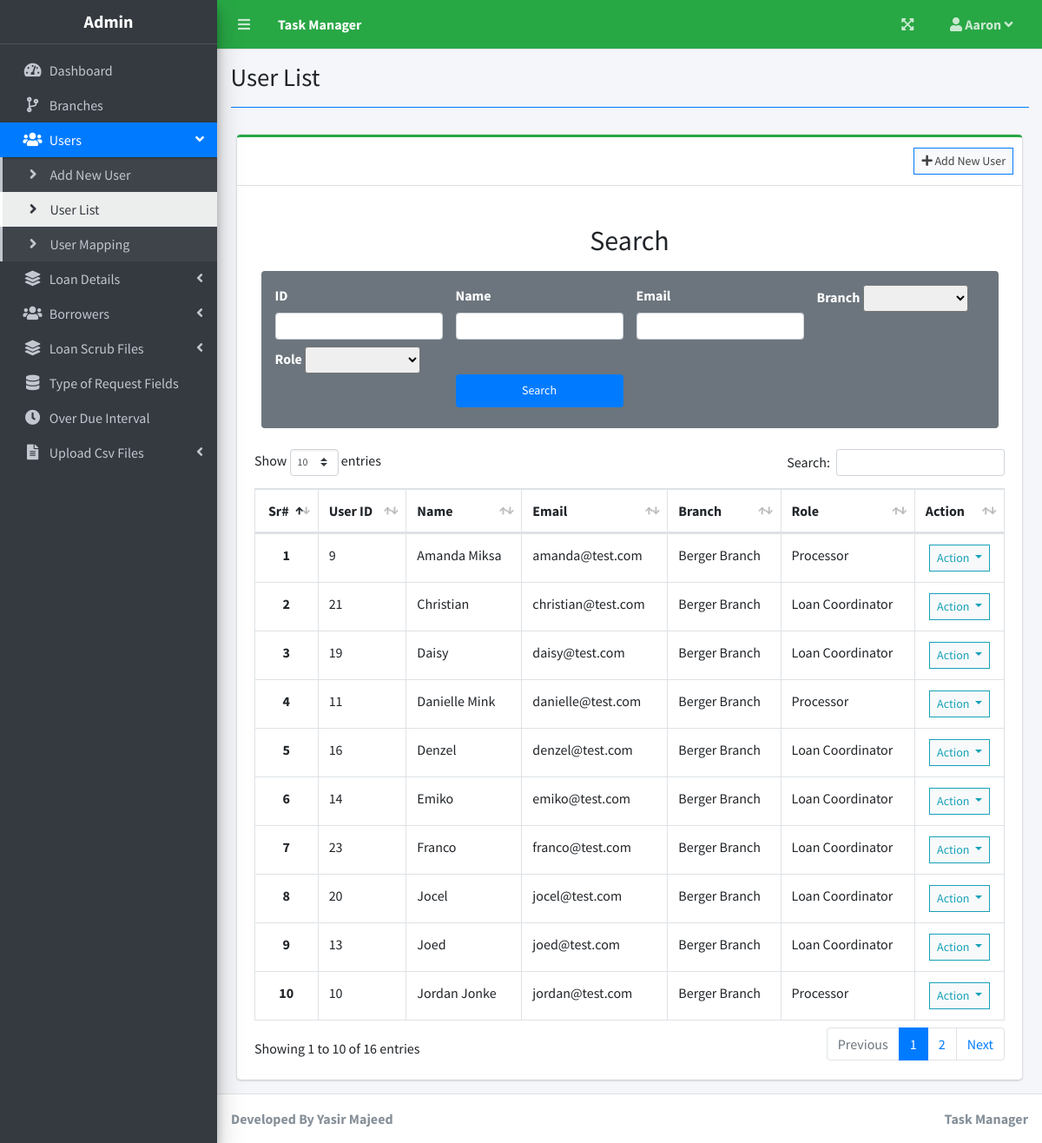
The page /index.php?page=user_list (signed in) on the database its author committed.
### tables this page shows
CREATE TABLE `users` (
  `id` int(30) NOT NULL,
  `firstname` varchar(200) NOT NULL,
  `lastname` varchar(200) NOT NULL,
  `email` varchar(200) NOT NULL,
  `password` text NOT NULL,
  `branch` varchar(255) NOT NULL,
  `type` tinyint(1) NOT NULL DEFAULT 2 COMMENT '1 = admin, \r\n2 = processor,\r\n3 = coordinator\r\n',
  `avatar` text NOT NULL DEFAULT 'no-image-available.png',
  `date_created` datetime NOT NULL DEFAULT current_timestamp(),
  `updated_at` timestamp NOT NULL DEFAULT current_timestamp() ON UPDATE current_timestamp()
);

CREATE TABLE `branch` (
  `id` int(11) NOT NULL,
  `branch` varchar(250) NOT NULL,
  `address` varchar(255) NOT NULL,
  `contact` varchar(255) NOT NULL,
  `created_at` timestamp NOT NULL DEFAULT current_timestamp(),
  `updated_at` timestamp NOT NULL DEFAULT current_timestamp() ON UPDATE current_timestamp()
);

### user_list.php (the view, shortened to what this page needs)
<?php include'db_connect.php' ?>
<div class="col-lg-12">
    <div class="card card-outline card-success">
        <div class="card-header">
            <div class="card-tools">
                <a class="btn btn-block btn-sm btn-default btn-flat border-primary" href="./index.php?page=new_user"><i
                        class="fa fa-plus"></i> Add New User</a>
            </div>
        </div>
        <div class="card-body">
            <div class="container my-4">
                <h2 class="text-center mb-3">Search</h2>
                <div class="rounded bg-secondary p-3">
                    <div class="row">
                        <div class="col-sm-3 mb-2">
                            <label for="field1" class="form-label">ID </label>
                            <input type="text" class="form-control form-control-sm" id="field1">
                        </div>
                        <div class="col-sm-3 mb-2">
                            <label for="field2" class="form-label">Name</label>
                            <input type="text" class="form-control form-control-sm" id="field2">
                        </div>
                        <div class="col-sm-3 mb-2">
                            <label for="field3" class="form-label">Email</label>
                            <input type="text" class="form-control form-control-sm" id="field3">
                        </div>
                        <div class="col-sm-3 mb-2">
                            <label for="field4" class="form-label">Branch</label>
                            <select name="branch" id="field4" class="form-control-sm select2">
                                <option></option>
                                <?php
              	$managers = $conn->query("SELECT * FROM branch ");
              	while($row= $managers->fetch_assoc()):
              	?>
                                <option value="<?php echo ucwords($row['branch']) ?>"
                                    >
                                    <?php echo ucwords($row['branch']) ?></option>
                                <?php endwhile; ?>
                            </select>
                        </div>
                    </div>
                    <div class="row">
                        <div class="col-sm-3 mb-2">
                            <label for="field5" class="form-label">Role</label>
                        <select name="type" id="field5" class="form-control-sm select2">
                            <option></option>
                            <option value="Processor">Processor</option>
                        </select>
                        </div>
                        <div class="col-sm-3 mb-2">
                            <label for="searchBtn" class="form-label">&nbsp;</label>
                            <button type="button" class="btn btn-primary btn-sm form-control"
                                id="searchBtn">Search</button>
                        </div>
                    </div>
                </div>
            </div>
            <table class="table tabe-hover table-bordered" id="list">
                <thead>
                    <tr>
                        <th class="text-center">Sr#</th>
                        <th>User ID</th>
                        <th>Name</th>
                        <th>Email</th>
                        <th>Branch</th>
                        <th>Role</th>
                        <th>Action</th>
                    </tr>
                </thead>
                <tbody>
                    <?php
					$i = 1;
					$type = array('',"Admin","Processor","Loan Coordinator");
					$qry = $conn->query("SELECT *,concat(firstname,' ',lastname) as name FROM users where type!=1 order by concat(firstname,' ',lastname) asc ") ;
					while($row= $qry->fetch_assoc()):
					?>
                    <tr>
                        <th class="text-center"><?php echo $i++ ?></th>
                        <td><?php echo $row['id'] ?></td>
                        <td><?php echo ucwords($row['name']) ?></td>
                        <td><?php echo $row['email'] ?></td>
                        <td><?php $qry1 = $conn->query('SELECT * FROM branch where id = "'.$row['branch'].'"');$row1= $qry1->fetch_assoc();echo $row1['branch'];?>
                        </td>
                        <td><?php echo $type[$row['type']] ?></td>
                        <td class="text-center">
                            <button type="button"
                                class="btn btn-default btn-sm btn-flat border-info wave-effect text-info dropdown-toggle"
                                data-toggle="dropdown" aria-expanded="true">
                                Action
                            </button>
                        </td>
                    </tr>
                    <?php endwhile; ?>
                </tbody>
            </table>
        </div>
    </div>
</div>

### index.php (shortened to what this page needs)
<!DOCTYPE html>
<html lang="en">
<?php
	include 'header.php'
?>
<body class="hold-transition sidebar-mini layout-fixed layout-navbar-fixed layout-footer-fixed">
<div class="wrapper">
  <?php include 'topbar.php' ?>
  <?php include 'sidebar.php' ?>
  <div class="content-wrapper">
    <div class="content-header">
      <div class="container-fluid">
        <div class="row mb-2">
          <div class="col-sm-6">
            <h1 class="m-0"><?php echo $title ?></h1>
          </div>
        </div>
            <hr class="border-primary">
      </div>
    </div>
    <section class="content">
      <div class="container-fluid">
         <?php
            $page = isset($_GET['page']) ? $_GET['page'] : 'home';
            if(!file_exists($page.".php")){
                include '404.html';
            }else{
            include $page.'.php';
            }
          ?>
      </div>
    </section>
  </div>
  <footer class="main-footer">
    <strong>Developed By Yasir Majeed</strong>
    <div class="float-right d-none d-sm-inline-block">
      <b><?php echo $_SESSION['system']['name'] ?></b>
    </div>
  </footer>
</div>
</body>
</html>

### header.php (shortened to what this page needs)
<head>
  <?php
  $title = isset($_GET['page']) ? ucwords(str_replace("_", ' ', $_GET['page'])) : "Home";
  ?>
  <link rel="stylesheet" href="assets/plugins/fontawesome-free/css/all.min.css">
  <link rel="stylesheet" href="assets/plugins/overlayScrollbars/css/OverlayScrollbars.min.css">
  <link rel="stylesheet" href="assets/plugins/datatables-bs4/css/dataTables.bootstrap4.min.css">
  <link rel="stylesheet" href="assets/plugins/datatables-responsive/css/responsive.bootstrap4.min.css">
  <link rel="stylesheet" href="assets/plugins/datatables-buttons/css/buttons.bootstrap4.min.css">
  <link rel="stylesheet" href="assets/plugins/select2/css/select2.min.css">
  <link rel="stylesheet" href="assets/plugins/select2-bootstrap4-theme/select2-bootstrap4.min.css">
  <link rel="stylesheet" href="assets/plugins/sweetalert2-theme-bootstrap-4/bootstrap-4.min.css">
  <link rel="stylesheet" href="assets/plugins/toastr/toastr.min.css">
  <link rel="stylesheet" href="assets/plugins/dropzone/min/dropzone.min.css">
  <link rel="stylesheet" href="assets/dist/css/jquery.datetimepicker.min.css">
  <link rel="stylesheet" href="assets/plugins/icheck-bootstrap/icheck-bootstrap.min.css">
  <link rel="stylesheet" href="assets/plugins/bootstrap4-toggle/css/bootstrap4-toggle.min.css">
  <link rel="stylesheet" href="assets/dist/css/adminlte.min.css">
  <link rel="stylesheet" href="assets/dist/css/styles.css">
  <link rel="stylesheet" href="assets/plugins/summernote/summernote-bs4.min.css">
</head>

### topbar.php (shortened to what this page needs)
<nav class="main-header navbar navbar-expand navbar-success navbar-dark ">
  <ul class="navbar-nav">
    <?php if(isset($_SESSION['login_id'])): ?>
    <li class="nav-item">
      <a class="nav-link" data-widget="pushmenu" href="" role="button"><i class="fas fa-bars"></i></a>
    </li>
  <?php endif; ?>
    <li class='mobile-responsive'>
      <a class="nav-link text-white"  href="./" role="button"> <large><b><?php echo $_SESSION['system']['name'] ?></b></large></a>
    </li>
  </ul>
  <ul class="navbar-nav ml-auto">
    <li class="nav-item">
      <a class="nav-link" data-widget="fullscreen" href="#" role="button">
        <i class="fas fa-expand-arrows-alt"></i>
      </a>
    </li>
   <li class="nav-item dropdown">
          <a class="nav-link"  data-toggle="dropdown" aria-expanded="true" href="javascript:void(0)">
            <span>
              <div class="d-felx badge-pill mobile-responsive">
                <span class="fa fa-user"></span>
                <span><b><?php echo ucwords($_SESSION['login_firstname']) ?></b></span>
                <span class="fa fa-angle-down"></span>
              </div>
            </span>
          </a>
    </li>
  </ul>
</nav>

### sidebar.php (shortened to what this page needs)
<aside class="main-sidebar sidebar-dark-primary elevation-4">
    <div class="dropdown">
        <a href="./" class="brand-link">
            <?php $user_type = array('',"Admin","Processing Manager","Processor","Loan Coordinator Manager","Loan Coordinator"); ?>
            <h5 class="text-center p-0 m-0"><b><?php echo $user_type[$_SESSION['login_type']]; ?></b></h5>
        </a>
    </div>
    <div class="sidebar pb-4 mb-4">
        <nav class="mt-2">
            <ul class="nav nav-pills nav-sidebar flex-column nav-flat" data-widget="treeview" role="menu"
                data-accordion="false">
                <li class="nav-item">
                    <a href="./" class="nav-link nav-home">
                        <i class="nav-icon fas fa-tachometer-alt"></i>
                        <p>
                            Dashboard
                        </p>
                    </a>
                </li>
                <li class="nav-item">
                    <a href="./index.php?page=branch_list" class="nav-link nav-branch_list">
                        <i class="fas fa-code-branch nav-icon"></i>
                        <p>Branches</p>
                    </a>
                </li>
                <li class="nav-item">
                    <a href="#" class="nav-link nav-edit_user">
                        <i class="nav-icon fas fa-users"></i>
                        <p>
                            Users
                            <i class="right fas fa-angle-left"></i>
                        </p>
                    </a>
                    <ul class="nav nav-treeview">
                        <li class="nav-item">
                            <a href="./index.php?page=new_user" class="nav-link nav-new_user tree-item">
                                <i class="fas fa-angle-right nav-icon"></i>
                                <p>Add New User</p>
                            </a>
                        </li>
                        <li class="nav-item">
                            <a href="./index.php?page=user_list" class="nav-link nav-user_list tree-item">
                                <i class="fas fa-angle-right nav-icon"></i>
                                <p>User List</p>
                            </a>
                        </li>
                        <li class="nav-item">
                            <a href="./index.php?page=mapping_list" class="nav-link nav-mapping_list tree-item">
                                <i class="fas fa-angle-right nav-icon"></i>
                                <p>User Mapping</p>
                            </a>
                        </li>
                    </ul>
                </li>
                <li class="nav-item">
                    <a href="#" class="nav-link nav-edit_loan nav-edit_loan">
                        <i class="nav-icon fas fa-layer-group"></i>
                        <p>
                            Loan Details
                            <i class="right fas fa-angle-left"></i>
                        </p>
                    </a>
                </li>
                <li class="nav-item">
                    <a href="#" class="nav-link nav-edit_user">
                        <i class="nav-icon fas fa-users"></i>
                        <p>
                            Borrowers
                            <i class="right fas fa-angle-left"></i>
                        </p>
                    </a>
                </li>
                <li class="nav-item">
                    <a href="#" class="nav-link nav-edit_loan nav-edit_loan">
                        <i class="nav-icon fas fa-layer-group"></i>
                        <p>
                            Loan Scrub Files
                            <i class="right fas fa-angle-left"></i>
                        </p>
                    </a>
                </li>
                <li class="nav-item">
                    <a href="./index.php?page=tor_list" class="nav-link nav-tor_list tree-item">
                        <i class="fas fa-database nav-icon"></i>
                        <p>Type of Request Fields</p>
                    </a>
                </li>
                <li class="nav-item">
                    <a href="./index.php?page=over_due_interval" class="nav-link nav-over_due_interval tree-item">
                    <i class="fa fa-clock nav-icon"></i>
                        <p>Over Due Interval</p>
                    </a>
                </li>
                <li class="nav-item">
                    <a href="#" class="nav-link nav-edit_loan nav-edit_loan">
                        <i class="nav-icon fas fa-file-alt "></i>
                        <p>
                            Upload Csv Files
                            <i class="right fas fa-angle-left"></i>
                        </p>
                    </a>
                </li>
            </ul>
        </nav>
    </div>
</aside>

### rows shown on the page
users: id "9", name "Amanda Miksa", email "amanda@test.com", branch.branch "Berger Branch", type "Processor"
users: id "21", name "Christian", email "christian@test.com", branch.branch "Berger Branch", type "Loan Coordinator"
users: id "19", name "Daisy", email "daisy@test.com", branch.branch "Berger Branch", type "Loan Coordinator"
users: id "11", name "Danielle Mink", email "danielle@test.com", branch.branch "Berger Branch", type "Processor"
users: id "16", name "Denzel", email "denzel@test.com", branch.branch "Berger Branch", type "Loan Coordinator"
users: id "14", name "Emiko", email "emiko@test.com", branch.branch "Berger Branch", type "Loan Coordinator"
users: id "23", name "Franco", email "franco@test.com", branch.branch "Berger Branch", type "Loan Coordinator"
users: id "20", name "Jocel", email "jocel@test.com", branch.branch "Berger Branch", type "Loan Coordinator"
users: id "13", name "Joed", email "joed@test.com", branch.branch "Berger Branch", type "Loan Coordinator"
users: id "10", name "Jordan Jonke", email "jordan@test.com", branch.branch "Berger Branch", type "Processor"

### other values the page prints
$_SESSION['system']['name'] "Task Manager"
$_SESSION['login_firstname'] "Aaron"
$user_type[$_SESSION['login_type']] "Admin"
$title "User List"
